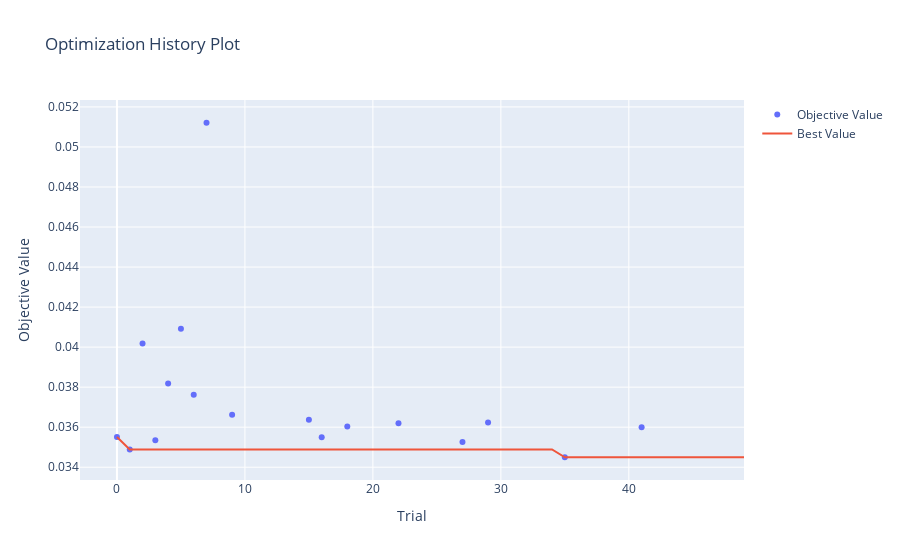

The code cell stored with this chart in its notebook:
### Code cell
ov.plot_optimization_history(RandomForestRegressor_study)

### Figure 1 — Plotly figure (JSON) as saved in the notebook; plotly's stock layout.template omitted (floating-point values rounded to 4 significant figures)
{"data": [{"mode": "markers", "name": "Objective Value", "type": "scatter", "x": [0, 1, 2, 3, 4, 5, 6, 7, 9, 15, 16, 18, 22, 27, 29, 35, 41], "y": [0.03551, 0.03488, 0.04018, 0.03534, 0.03818, 0.04092, 0.03762, 0.05121, 0.03662, 0.03637, 0.03549, 0.03604, 0.03619, 0.03526, 0.03623, 0.0345, 0.036]}, {"mode": "lines", "name": "Best Value", "type": "scatter", "x": [0, 1, 2, 3, 4, 5, 6, 7, 8, 9, 10, 11, 12, 13, 14, 15, 16, 17, 18, 19, 20, 21, 22, 23, 24, 25, 26, 27, 28, 29, 30, 31, 32, 33, 34, 35, 36, 37, 38, 39, 40, 41, 42, 43, 44, 45, 46, 47, 48, 49], "y": [0.03551, 0.03488, 0.03488, 0.03488, 0.03488, 0.03488, 0.03488, 0.03488, 0.03488, 0.03488, 0.03488, 0.03488, 0.03488, 0.03488, 0.03488, 0.03488, 0.03488, 0.03488, 0.03488, 0.03488, 0.03488, 0.03488, 0.03488, 0.03488, 0.03488, 0.03488, 0.03488, 0.03488, 0.03488, 0.03488, 0.03488, 0.03488, 0.03488, 0.03488, 0.03488, 0.0345, 0.0345, 0.0345, 0.0345, 0.0345, 0.0345, 0.0345, 0.0345, 0.0345, 0.0345, 0.0345, 0.0345, 0.0345, 0.0345, 0.0345]}, {"marker": {"color": "#cccccc"}, "mode": "markers", "name": "Infeasible Trial", "showlegend": false, "type": "scatter", "x": [], "y": []}], "layout": {"title": {"text": "Optimization History Plot"}, "xaxis": {"title": {"text": "Trial"}}, "yaxis": {"title": {"text": "Objective Value"}}}}
